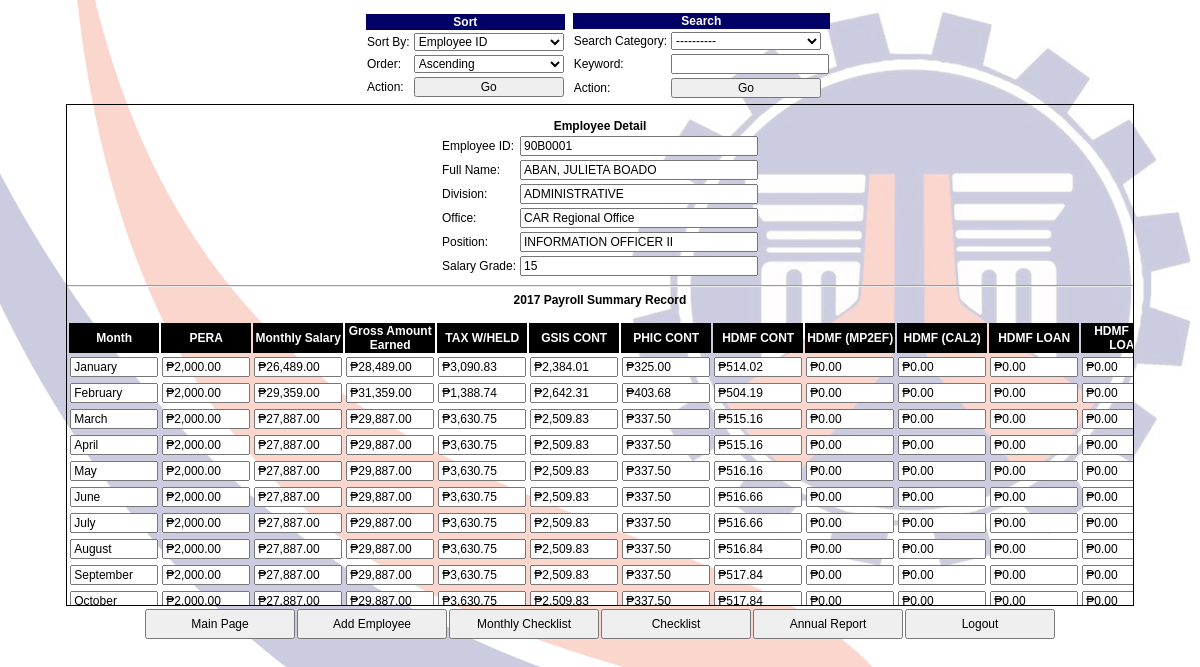
The app's page /ORIGINAL/Payroll_Summary/php/view_individually.php?id=90B0001&year=2017 (signed in) with its own data.
### tables this page shows
CREATE TABLE `employees` (
  `id` varchar(25) NOT NULL,
  `lastname` varchar(45) NOT NULL,
  `firstname` varchar(45) NOT NULL,
  `middlename` varchar(45) NOT NULL,
  `division` varchar(45) DEFAULT NULL,
  `office` varchar(50) DEFAULT NULL,
  `position` varchar(45) NOT NULL,
  `salarygrade` varchar(20) DEFAULT NULL,
  `bpno` varchar(25) DEFAULT NULL,
  `middle_initial` varchar(25) DEFAULT NULL,
  `prefix` varchar(25) DEFAULT NULL,
  `extention` varchar(25) DEFAULT NULL,
  `birthdate` date DEFAULT NULL,
  `crn` varchar(25) DEFAULT NULL,
  PRIMARY KEY (`id`)
);

CREATE TABLE `payroll_data` (
  `id` varchar(25) NOT NULL,
  `month` varchar(25) NOT NULL,
  `month_num` int(25) DEFAULT NULL,
  `year` varchar(25) DEFAULT NULL,
  `pera` double DEFAULT NULL,
  `monthly_salary` double DEFAULT NULL,
  `gross_amount_earned` double DEFAULT NULL,
  `taxwh` double DEFAULT NULL,
  `gsis_cont` double DEFAULT NULL,
  `phic_cont` double DEFAULT NULL,
  `hdmf_cont` double DEFAULT NULL,
  `hdmf_mp` double DEFAULT NULL,
  `hdmf_cal` double DEFAULT NULL,
  `hdmf_loan` double DEFAULT NULL,
  `hdmf_hsg` double DEFAULT NULL,
  `cons` double DEFAULT NULL,
  `emr` double DEFAULT NULL,
  `eduass_loan` double DEFAULT NULL,
  `plreg` double DEFAULT NULL,
  `plopt` double DEFAULT NULL,
  `opt_life` double DEFAULT NULL,
  `rel` double DEFAULT NULL,
  `philam` double DEFAULT NULL,
  `caremco_cap` double DEFAULT NULL,
  `caremco_loan` double DEFAULT NULL,
  `carea` double DEFAULT NULL,
  `caremco_canteen` double DEFAULT NULL,
  `allowance` double DEFAULT NULL,
  `total_deduct` double DEFAULT NULL,
  `cutofffirst` double DEFAULT NULL,
  `cutoffsecond` double DEFAULT NULL,
  `first_q` double DEFAULT NULL,
  `ecc` double DEFAULT NULL,
  `gsis` double DEFAULT NULL,
  `hdmf_cont_gs` double DEFAULT NULL,
  `phic_gs` double DEFAULT NULL
);

### ORIGINAL/Payroll_Summary/php/view_individually.php (the view, shortened to what this page needs)
<!DOCTYPE html>
<html>
<head>
	<?php
		include 'dbconn.php';
		include 'links.php';
	?>
</head>
<body>
<?php
	include 'search_main.php';
?>
<div id="sub">
<br>
<h3>Employee Detail</h3>
<?php
		$id = $_GET['id'];
		$result = $conn->query("SELECT * FROM employees WHERE id = '{$id}'");
	    echo "<table>";
	    while($row = $result->fetch_assoc()){
	    	echo '<tr>';
	    	echo "<td class='format'><label >Employee ID: </label></td>";
	    	echo '<td><input class = "tb_size1" readonly type="text" value="'.$row['id'].'"</input></td>';
	    	echo '</tr>';
	    	echo '<tr>';
	    	echo "<td class='format'><label>Full Name: </label></td>";
	    	echo '<td><input class = "tb_size1" readonly type="text" value="'.$row['lastname'].', '.$row['firstname'].' '.$row['middlename'].'"</input></td>';
	    	echo '</tr>';
	    	echo '<tr>';
	    	echo "<td class='format'><label>Division: </label></td>";
	    	echo '<td><input class = "tb_size1" readonly type="text" value="'.$row['division'].'"</input></td>';
	    	echo '</tr>';
	    	echo '<tr>';
	    	echo "<td class='format'><label>Office: </label></td>";
	    	echo '<td><input class = "tb_size1" readonly type="text" value="'.$row['office'].'"</input></td>';
	    	echo '</tr>';
	    	echo '<tr>';
	    	echo "<td class='format'><label>Position: </label></td>";
	    	echo '<td><input class = "tb_size1" readonly type="text" value="'.$row['position'].'"</input></td>';
	    	echo '</tr>';
	    	echo '<tr>';
	    	echo "<td class='format'><label>Salary Grade: </label></td>";
	    	echo '<td><input class = "tb_size1" readonly type="text" value="'.$row['salarygrade'].'"</input></td>';
	    	echo '</tr>';
	    }
	    echo "</table>";
?>
<hr>
<?php
	$id = $_GET['id'];
	$year = $_GET['year'];
	$result = $conn->query("SELECT * FROM employees WHERE id ='".$id."'");
	    while($row2 = $result->fetch_assoc()){
	    	echo "<div class = 'page-break'>";
	    	echo "<h3>".$year." Payroll Summary Record</h3>";
			echo "<table id = 'result'>";
			echo '<br>';
			echo "<tr>
					<th>Month</th>
					<th>PERA</th>
					<th>Monthly Salary</th>
					<th>Gross Amount Earned</th>
					<th>TAX W/HELD</th>
					<th>GSIS CONT</th>
					<th>PHIC CONT</th>
					<th>HDMF CONT</th>
					<th>HDMF (MP2EF)</th>
					<th>HDMF (CAL2)</th>
					<th>HDMF LOAN</th>
					<th>HDMF HSG LOAN</th>
					<th>CONS.</th>
					<th>EMRGYLN</th>
					<th>EDUASS LOAN</th>
					<th>PLREG</th>
					<th>PLOPT</th>
					<th>OPT.LIFE</th>
					<th>REL</th>
					<th>PHIL-AM</th>
					<th>CAREMCO (Cap Share)</th>
					<th>CAREMCO LOAN (E/R)</th>
					<th>CAREMCO (Canteen)</th>
					<th>CAREA</th>
					<th>DIS-ALOWNCE / LWOP</th>
					<th>Total Deductions</th>
					<th>Total Amount Earned</th>
					<th colspan ='2'>Action</th>
				</tr>";
			$result2 = $conn->query("SELECT * FROM payroll_data LEFT JOIN employees ON payroll_data.id = employees.id WHERE employees.id ='".$row2['id']."' AND payroll_data.year = '".$year."' ORDER BY payroll_data.month_num ASC");
			if ($result2->num_rows == 0) {
				echo "<td colspan = '27'><h1>No Entries Yet</h1></td>";
			}else{
			while($row = $result2->fetch_assoc()){
					$format_var1 = str_replace(number_format($row['pera'], 2),'₱'.number_format($row['pera'], 2),number_format($row['pera'], 2));
					$format_var2 = str_replace(number_format($row['monthly_salary'], 2),'₱'.number_format($row['monthly_salary'], 2),number_format($row['monthly_salary'], 2));
					$format_var3 = str_replace(number_format($row['gross_amount_earned'], 2),'₱'.number_format($row['gross_amount_earned'], 2),number_format($row['gross_amount_earned'], 2));
					$format_var4 = str_replace(number_format($row['taxwh'], 2),'₱'.number_format($row['taxwh'], 2),number_format($row['taxwh'], 2));
					$format_var5 = str_replace(number_format($row['gsis_cont'], 2),'₱'.number_format($row['gsis_cont'], 2),number_format($row['gsis_cont'], 2));
					$format_var6 = str_replace(number_format($row['phic_cont'], 2),'₱'.number_format($row['phic_cont'], 2),number_format($row['phic_cont'], 2));
					$format_var7 = str_replace(number_format($row['hdmf_cont'], 2),'₱'.number_format($row['hdmf_cont'], 2),number_format($row['hdmf_cont'], 2));
					$format_var8 = str_replace(number_format($row['hdmf_mp'], 2),'₱'.number_format($row['hdmf_mp'], 2),number_format($row['hdmf_mp'], 2));
					$format_var9 = str_replace(number_format($row['hdmf_cal'], 2),'₱'.number_format($row['hdmf_cal'], 2),number_format($row['hdmf_cal'], 2));
					$format_var10 = str_replace(number_format($row['hdmf_loan'], 2),'₱'.number_format($row['hdmf_loan'], 2),number_format($row['hdmf_loan'], 2));
					$format_var11 = str_replace(number_format($row['hdmf_hsg'], 2),'₱'.number_format($row['hdmf_hsg'], 2),number_format($row['hdmf_hsg'], 2));
					echo "<tr>";
					echo '<td><b><input class = "tb_size2" readonly type="text" value="'.$row['month'].'"</input></b></td>';
					echo '<td><input class = "tb_size2" readonly type="text" value="'.$format_var1.'"</input></td>';
					echo '<td><input class = "tb_size2" readonly type="text" value="'.$format_var2.'"</input></td>';
					echo '<td><input class = "tb_size2" readonly type="text" value="'.$format_var3.'"</input></td>';
					echo '<td><input class = "tb_size2" readonly type="text" value="'.$format_var4.'"</input></td>';
					echo '<td><input class = "tb_size2" readonly type="text" value="'.$format_var5.'"</input></td>';
					echo '<td><input class = "tb_size2" readonly type="text" value="'.$format_var6.'"</input></td>';
					echo '<td><input class = "tb_size2" readonly type="text" value="'.$format_var7.'"</input></td>';
					echo '<td><input class = "tb_size2" readonly type="text" value="'.$format_var8.'"</input></td>';
					echo '<td><input class = "tb_size2" readonly type="text" value="'.$format_var9.'"</input></td>';
					echo '<td><input class = "tb_size2" readonly type="text" value="'.$format_var10.'"</input></td>';
					echo '<td><input class = "tb_size2" readonly type="text" value="'.$format_var11.'"</input></td>';
					echo "</tr>";
				}
				echo "</table>";
		    }
		    echo "</div>";
		}
?>
</div>
<?php
	include 'universal_footer.php';
?>
</body>
</html>

### ORIGINAL/Payroll_Summary/style/style.css (style rules this page uses)
* { font-family: Tahoma,Verdana,Segoe,sans-serif; font-size: 12px; }
body { background-image: url('../resource/BG1.jpg'); background-size: 100%; background-repeat: no-repeat; }
h1, h2 ,h3, h4, h5 { text-align: center !important; margin: auto !important; width: 100% !important; }
.tb_size1 { width: 230px; }
#sub { width: 90%; height: 500px; border: 1px solid black; overflow: auto; margin: auto; }
#sub table { margin: auto; }
#sub td { text-align: center; }
#sub input { font-size: 12px; }
#result input { width: 80px; }
.format { text-align: left !important; }
#result th { background-color: black; color: white; word-wrap: break-word; }
th { height: 10px; background: #020066; color:#fff; }

### records on screen
employees: id "90B0001", lastname+firstname+middlename "ABAN, JULIETA BOADO", division "ADMINISTRATIVE", office "CAR Regional Office", position "INFORMATION OFFICER II", salarygrade "15"
payroll_data: month "January", pera "₱2,000.00", monthly_salary "₱26,489.00", gross_amount_earned "₱28,489.00", taxwh "₱3,090.83", gsis_cont "₱2,384.01", phic_cont "₱325.00", hdmf_cont "₱514.02", hdmf_mp "₱0.00", hdmf_cal "₱0.00", hdmf_loan "₱0.00", hdmf_hsg "₱0.00"
payroll_data: month "February", pera "₱2,000.00", monthly_salary "₱29,359.00", gross_amount_earned "₱31,359.00", taxwh "₱1,388.74", gsis_cont "₱2,642.31", phic_cont "₱403.68", hdmf_cont "₱504.19", hdmf_mp "₱0.00", hdmf_cal "₱0.00", hdmf_loan "₱0.00", hdmf_hsg "₱0.00"
payroll_data: month "March", pera "₱2,000.00", monthly_salary "₱27,887.00", gross_amount_earned "₱29,887.00", taxwh "₱3,630.75", gsis_cont "₱2,509.83", phic_cont "₱337.50", hdmf_cont "₱515.16", hdmf_mp "₱0.00", hdmf_cal "₱0.00", hdmf_loan "₱0.00", hdmf_hsg "₱0.00"
payroll_data: month "April", pera "₱2,000.00", monthly_salary "₱27,887.00", gross_amount_earned "₱29,887.00", taxwh "₱3,630.75", gsis_cont "₱2,509.83", phic_cont "₱337.50", hdmf_cont "₱515.16", hdmf_mp "₱0.00", hdmf_cal "₱0.00", hdmf_loan "₱0.00", hdmf_hsg "₱0.00"
payroll_data: month "May", pera "₱2,000.00", monthly_salary "₱27,887.00", gross_amount_earned "₱29,887.00", taxwh "₱3,630.75", gsis_cont "₱2,509.83", phic_cont "₱337.50", hdmf_cont "₱516.16", hdmf_mp "₱0.00", hdmf_cal "₱0.00", hdmf_loan "₱0.00", hdmf_hsg "₱0.00"
payroll_data: month "June", pera "₱2,000.00", monthly_salary "₱27,887.00", gross_amount_earned "₱29,887.00", taxwh "₱3,630.75", gsis_cont "₱2,509.83", phic_cont "₱337.50", hdmf_cont "₱516.66", hdmf_mp "₱0.00", hdmf_cal "₱0.00", hdmf_loan "₱0.00", hdmf_hsg "₱0.00"
payroll_data: month "July", pera "₱2,000.00", monthly_salary "₱27,887.00", gross_amount_earned "₱29,887.00", taxwh "₱3,630.75", gsis_cont "₱2,509.83", phic_cont "₱337.50", hdmf_cont "₱516.66", hdmf_mp "₱0.00", hdmf_cal "₱0.00", hdmf_loan "₱0.00", hdmf_hsg "₱0.00"
payroll_data: month "August", pera "₱2,000.00", monthly_salary "₱27,887.00", gross_amount_earned "₱29,887.00", taxwh "₱3,630.75", gsis_cont "₱2,509.83", phic_cont "₱337.50", hdmf_cont "₱516.84", hdmf_mp "₱0.00", hdmf_cal "₱0.00", hdmf_loan "₱0.00", hdmf_hsg "₱0.00"
payroll_data: month "September", pera "₱2,000.00", monthly_salary "₱27,887.00", gross_amount_earned "₱29,887.00", taxwh "₱3,630.75", gsis_cont "₱2,509.83", phic_cont "₱337.50", hdmf_cont "₱517.84", hdmf_mp "₱0.00", hdmf_cal "₱0.00", hdmf_loan "₱0.00", hdmf_hsg "₱0.00"
payroll_data: month "October", pera "₱2,000.00", monthly_salary "₱27,887.00", gross_amount_earned "₱29,887.00", taxwh "₱3,630.75", gsis_cont "₱2,509.83", phic_cont "₱337.50", hdmf_cont "₱517.84", hdmf_mp "₱0.00", hdmf_cal "₱0.00", hdmf_loan "₱0.00", hdmf_hsg "₱0.00"
